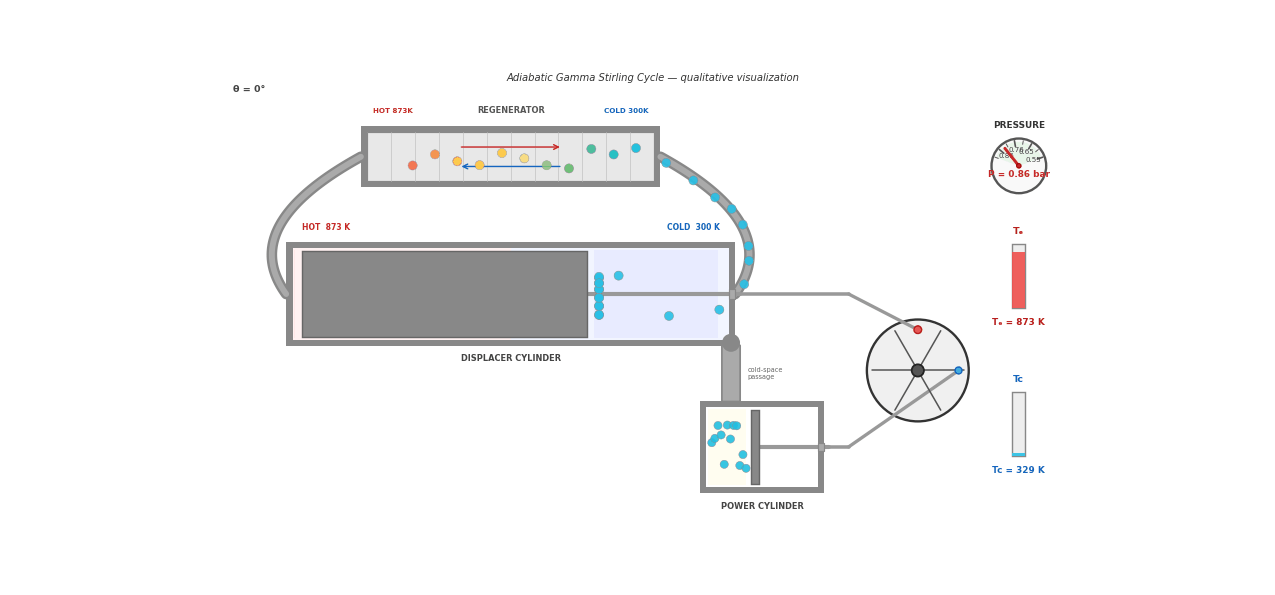
#> input picture Exports/Engine_Animation/engine_video/stirling_engine_animation.gif, 1275 x 595 px, found by its file name
$ python export_engine_with_pv_sync.py
#> lines starting #> are read from the running program, lines starting #| are printed output that depends on the picture
### physics_v10.py
"""
physics_v10.py — Stirling Engine core physics
=============================================
Pure physics module: no Streamlit, no plotting.

v10 changes vs v9:
  - No-regenerator model fix: minimal connecting pipe replaces regen volume.
    W_pump = 0 and Q_cond = 0 without regen (no housing, no Ergun pressure drop).
    Q_miss = full M·Cv·ΔT (zero heat recovery).
  - Four new sweep functions: sweep_qin, frequency_torque_sweep,
    pressure_sweep, gas_comparison.
"""

import math
import numpy as np
from scipy.integrate import solve_ivp
from scipy.optimize import brentq

# ── Prototype defaults ───────────────────────────────────────────────────────
PROTOTYPE = {
    'D_displacer': 75.0,    # mm
    'S_displacer': 120.0,   # mm
    'D_power':     65.6,    # mm
    'S_power':     65.6,    # mm
    'phi_deg':     90.0,    # degrees
    'D_r':         40.0,    # mm
    'L_r':         236.0,   # mm
    'd_wire':      1.0,     # mm
    'porosity':    0.9,
    'gas':         'Air',
    'T_h':         873,     # K
    'T_k':         300,     # K
    'P_mean_bar':  1.0,     # bar
    'f':           10,      # Hz
    'eps_reg':     0.85,
    'h_reg':       300.0,   # W/m²K, effective gas-to-matrix heat transfer coefficient
    'eta_mech':    0.85,
    'C_leak':      0.02,
    'k_metal':     26.0,    # W/m·K
    't_wall':      2.0,     # mm
    # Fixed geometry (measured on prototype)
    'V_loop_cold': 6.7278e-5,   # m³
    'V_loop_hot':  7.1127e-5,   # m³
    'V_cle':       1.7671e-5,   # m³  (hot-side clearance)
    'V_clc':       7.2041e-5,   # m³  (cold-side clearance)
    'L_displacer': 0.235,       # m
    'gap':         0.00025,     # m   (radial clearance, displacer–cylinder)
    'P_ref':       1.0e5,       # Pa  (reference pressure for leakage)
    # Shuttle-loss geometry (hexagonal rod + graphite seal effective zone)
    'L_displacer_effective': 0.189,   # m
    'D_displacer_effective': 0.0726,  # m  (effective mean diameter)
}

# ── Gas properties ───────────────────────────────────────────────────────────
GASES = {
    'Air':      {'R': 287,  'Cv': 718,   'Cp': 1005,  'gamma': 1.4,   'mu': 2.7e-5, 'k_gas': 0.04},
    'Helium':   {'R': 2077, 'Cv': 3116,  'Cp': 5193,  'gamma': 1.667, 'mu': 3.4e-5, 'k_gas': 0.18},
    'Hydrogen': {'R': 4124, 'Cv': 10160, 'Cp': 14284, 'gamma': 1.406, 'mu': 1.4e-5, 'k_gas': 0.22},
}

# ── Unit conversion ──────────────────────────────────────────────────────────
def to_si(params):
    """Convert mm → m, bar → Pa."""
    p = dict(params)
    for key in ('D_displacer', 'S_displacer', 'D_power', 'S_power',
                'D_r', 'L_r', 'd_wire', 't_wall'):
        p[key] = params[key] * 1e-3
    p['P_mean'] = params['P_mean_bar'] * 1e5
    return p


# ── Geometry ─────────────────────────────────────────────────────────────────
def build_geometry(ps):
    """Compute derived volumes from SI parameters.

    V10 important rule:
    If L_r < 5 mm, this is the no-regenerator case.
    The regenerator is replaced by a realistic minimal connecting pipe.
    This must happen here, before Schmidt / adiabatic cycle calculation,
    so the thermodynamic cycle uses the correct dead volume.
    """
    g = dict(ps)
    A_d = math.pi * (ps['D_displacer'] / 2) ** 2
    A_p = math.pi * (ps['D_power']     / 2) ** 2
    g['V_swe']      = A_d * ps['S_displacer']
    g['V_swc']      = A_p * ps['S_power']
    g['phi']        = math.radians(ps['phi_deg'])
    g['V_k']        = ps.get('V_loop_cold', PROTOTYPE['V_loop_cold'])
    g['V_h']        = ps.get('V_loop_hot',  PROTOTYPE['V_loop_hot'])
    g['V_cle']      = ps.get('V_cle', PROTOTYPE['V_cle'])
    g['V_clc']      = ps.get('V_clc', PROTOTYPE['V_clc'])

    no_regen = ps.get('L_r', 1.0) < 5e-3

    if no_regen:
        # Minimal pipe instead of packed regenerator:
        # 14 mm diameter × 500 mm total length.
        D_pipe_min = 0.014
        L_pipe_min = 0.500
        V_pipe_min = math.pi * (D_pipe_min / 2) ** 2 * L_pipe_min

        g['no_regen']   = True
        g['V_r_only']   = V_pipe_min
        g['V_r']        = V_pipe_min
        g['V_r_lumped'] = g['V_k'] + V_pipe_min + g['V_h']

        # Keep these keys available so compute_losses does not break.
        g['L_r']        = L_pipe_min
        g['D_r']        = D_pipe_min
        g['porosity']   = 1.0
        g['d_wire']     = ps.get('d_wire', 1e-3)
    else:
        g['no_regen']   = False
        g['V_r_only']   = math.pi * (ps['D_r'] / 2) ** 2 * ps['L_r'] * ps['porosity']
        g['V_r']        = g['V_r_only']
        g['V_r_lumped'] = g['V_k'] + g['V_r_only'] + g['V_h']

    return g


def _vol_arrays(geom, theta):
    """Instantaneous expansion (V_e) and compression (V_c) volumes [m³]."""
    V_e = geom['V_cle'] + (geom['V_swe'] / 2) * (1 + np.cos(theta))
    V_c = (geom['V_clc']
           + (geom['V_swc'] / 2) * (1 + np.cos(theta - geom['phi']))
           + (geom['V_swe'] / 2) * (1 - np.cos(theta)))
    return V_e, V_c


# ── Schmidt (isothermal) cycle ────────────────────────────────────────────────
def schmidt_cycle(geom, gas, P_target):
    """
    Closed-form isothermal (Schmidt) analysis.
    Returns result dict including M (gas mass, shared reference for adiabatic).
    """
    theta = np.deg2rad(np.arange(361))
    V_e, V_c = _vol_arrays(geom, theta)
    T_h, T_k = gas['T_h'], gas['T_k']
    T_r = (T_h - T_k) / math.log(T_h / T_k)   # log-mean temperature
    Sigma = V_c / T_k + geom['V_r_lumped'] / T_r + V_e / T_h
    M     = P_target / (gas['R'] * (1.0 / Sigma).mean())
    P     = M * gas['R'] / Sigma
    return dict(
        theta=theta, V_e=V_e, V_c=V_c, P=P,
        T_c=np.full_like(theta, T_k),
        T_e=np.full_like(theta, T_h),
        M=M, T_r=T_r, model='Schmidt (Isothermal)'
    )


# ── Adiabatic cycle (Urieli-Berchowitz, mass-flow upwind) ────────────────────
# [98 lines left out: functions _adiabatic_rhs, adiabatic_cycle, not called in this run]


# ── Regenerator NTU effectiveness ─────────────────────────────────────────────
def regenerator_effectiveness_ntu(result, geom, gas, params_si, eps_input):
    """
    Estimate effective regenerator effectiveness from geometry using a simple NTU model.

    Physical chain:
        geometry -> matrix surface area -> UA -> NTU -> epsilon_reg_effective

    This prevents the optimizer from treating a nearly empty/short regenerator as
    if it still had high heat recovery effectiveness.
    """
    try:
        D_r = float(geom.get('D_r', params_si.get('D_r', 0.04)))
        L_r = float(geom.get('L_r', params_si.get('L_r', 0.236)))
        d_wire = float(geom.get('d_wire', params_si.get('d_wire', 0.001)))
        porosity = float(geom.get('porosity', params_si.get('porosity', 0.90)))

        # No-regenerator / invalid geometry
        if L_r < 5e-3 or D_r <= 0 or d_wire <= 0:
            return 0.0, 0.0, 0.0, 0.0, 0.0

        porosity = min(max(porosity, 0.01), 0.995)

        # Bulk volume of the packed matrix envelope
        V_reg_bulk = math.pi * (D_r / 2.0) ** 2 * L_r

        # Approximate wire/mesh surface area:
        # A/V ≈ 4/d_wire for cylindrical wires
        A_surface = 4.0 * (1.0 - porosity) * V_reg_bulk / max(d_wire, 1e-9)

        # Effective gas-to-matrix heat transfer coefficient.
        # This is intentionally an engineering calibration parameter.
        h_reg = float(params_si.get('h_reg', PROTOTYPE.get('h_reg', 300.0)))

        UA = h_reg * A_surface

        M = float(result.get('M', 0.0))
        f = float(params_si.get('f', 10.0))
        cp = float(gas.get('Cp', gas.get('cp', 1005.0)))

        # Approximate oscillating mass flow through regenerator.
        # Two directional transfers per cycle: hot->cold and cold->hot.
        m_dot_reg = 2.0 * M * f

        NTU = UA / max(m_dot_reg * cp, 1e-12)

        eps_ntu = 1.0 - math.exp(-max(NTU, 0.0))

        # eps_input is treated as an upper-limit / material-quality cap.
        eps_eff = min(float(eps_input), 0.98, max(0.0, eps_ntu))

        return eps_eff, NTU, A_surface, UA, m_dot_reg

    except Exception:
        # Fail-safe: do not crash the simulator; fall back to conservative low effectiveness.
        return 0.0, 0.0, 0.0, 0.0, 0.0


# [65 lines left out: function adiabatic_cycle_match_pressure, not called in this run]


# ── Loss model ────────────────────────────────────────────────────────────────
def compute_losses(result, geom, gas, params_si, losses_flags):
    """
    Compute all loss components and shaft power.

    v10 no-regen fix:
      When L_r < 5 mm (no regenerator), model a minimal connecting pipe
      (14 mm dia × 500 mm long). W_pump = 0 (no Ergun), Q_cond = 0 (no housing),
      Q_miss = full M·Cv·ΔT (zero heat recovery).
    """
    V_e, V_c, P = result['V_e'], result['V_c'], result['P']
    M = result['M']
    dV_e  = np.diff(V_e); dV_c = np.diff(V_c)
    P_mid = 0.5 * (P[:-1] + P[1:])
    W_e     = float(np.sum(P_mid * dV_e))
    W_c     = float(np.sum(P_mid * dV_c))
    W_cycle = W_e + W_c
    P_mean  = float(P.mean())

    out = {
        'W_cycle': W_cycle, 'W_e_cycle': W_e, 'W_c_cycle': W_c,
        'P_mean': P_mean, 'P_max': float(P.max()), 'P_min': float(P.min()),
        'T_e_max': float(result['T_e'].max()), 'T_e_min': float(result['T_e'].min()),
        'T_c_max': float(result['T_c'].max()), 'T_c_min': float(result['T_c'].min()),
        'M': M,
    }

    # ── No-regenerator mode ───────────────────────────────────────────────────
    # L_r < 5 mm means no regen. Minimal connecting pipe replaces regen volume:
    # 14 mm diameter × 500 mm long — realistic minimum for external connecting pipes.
    no_regen = params_si.get('L_r', 1.0) < 5e-3

    eps_reg_input = float(params_si.get('eps_reg', 0.85))

    if no_regen:
        D_pipe_min = 0.014   # m
        L_pipe_min = 0.500   # m
        V_pipe_min = math.pi * (D_pipe_min / 2) ** 2 * L_pipe_min
        geom = dict(geom)   # local copy — do not mutate caller's geom
        geom['V_r']        = V_pipe_min
        geom['V_r_lumped'] = geom['V_k'] + V_pipe_min + geom['V_h']
        eps_reg_eff    = 0.0
        regen_NTU      = 0.0
        regen_A_surf   = 0.0
        regen_UA       = 0.0
        regen_mdot     = 0.0
        W_pump_override = True
        Q_cond_override = True
    else:
        eps_reg_eff, regen_NTU, regen_A_surf, regen_UA, regen_mdot = regenerator_effectiveness_ntu(
            result, geom, gas, params_si, eps_reg_input
        )
        W_pump_override = False
        Q_cond_override = False

    out['eps_reg_input']     = eps_reg_input
    out['eps_reg_effective'] = eps_reg_eff
    out['NTU_reg']           = regen_NTU
    out['A_surface_reg']     = regen_A_surf
    out['UA_reg']            = regen_UA
    out['m_dot_reg']         = regen_mdot

    # ── Flow resistance (Ergun equation, packed-bed regenerator) ─────────────
    if no_regen or W_pump_override:
        out['W_pump'] = 0.0
    elif losses_flags.get('flow', True):
        eps = geom['porosity']; d_w = geom['d_wire']
        A_r = math.pi * (geom['D_r'] / 2) ** 2
        R_v = 150 * (1 - eps) ** 2 / (eps ** 3 * d_w ** 2)
        R_i = 1.75 * (1 - eps)    / (eps ** 3 * d_w)

        n_steps = len(result['theta']) - 1
        dtheta  = (2 * math.pi) / n_steps
        dt      = dtheta / (2 * math.pi * params_si['f'])
        Vdot    = dV_e / dt

        u    = Vdot / (A_r * eps)
        rho  = P_mid / (gas['R'] * result['T_r'])
        dPdr = geom['L_r'] * (R_v * gas['mu'] * u + R_i * rho * u * np.abs(u))
        out['W_pump'] = float(np.sum(np.abs(dPdr * dV_e)))
    else:
        out['W_pump'] = 0.0

    # v8 NEGATIVE-LOSS CLAMP
    if W_cycle <= 0:
        out['W_pump']       = 0.0
        out['W_leak']       = 0.0
        out['W_mech_loss']  = 0.0
        out['W_shaft']      = 0.0
        out['P_brake']      = 0.0
        out['Q_e']          = W_e
        out['Q_miss']       = 0.0
        out['Q_cond']       = 0.0; out['Q_cond_W'] = 0.0
        out['Q_shuttle']    = 0.0; out['Q_shuttle_W'] = 0.0
        out['Q_in']         = max(W_e, 0.0)
        out['Q_in_W']       = out['Q_in'] * params_si['f']
        out['eta_brake']    = 0.0
        out['eta_carnot']   = 1 - gas['T_k'] / gas['T_h']
        out['frac_carnot']  = 0.0
        out['feasible']     = False
        return out

    out['W_pump'] = min(out['W_pump'], W_cycle)
    W_after_flow  = W_cycle - out['W_pump']

    # ── Seal leakage ─────────────────────────────────────────────────────────
    if losses_flags.get('leakage', True):
        out['W_leak'] = W_after_flow * params_si['C_leak'] * (P_mean / params_si['P_ref'])
    else:
        out['W_leak'] = 0.0

    W_after_leak = W_after_flow - out['W_leak']

    # ── Mechanical friction ───────────────────────────────────────────────────
    if losses_flags.get('mechanical', True):
        out['W_mech_loss'] = W_after_leak * (1 - params_si['eta_mech'])
    else:
        out['W_mech_loss'] = 0.0

    out['W_shaft'] = W_after_leak - out['W_mech_loss']
    out['P_brake'] = out['W_shaft'] * params_si['f']

    # ── Heat input ────────────────────────────────────────────────────────────
    out['Q_e'] = W_e

    # ── Regenerator imperfection heat loss ────────────────────────────────────
    # Use the gas mass that is actually shuttled through the regenerator,
    # not the full total gas mass M. Using full M is an aggressive upper bound
    # and can strongly overestimate Q_miss.
    if 'm_e' in result:
        m_shuttled = float(np.max(result['m_e']) - np.min(result['m_e']))
    else:
        # Kinematic Schmidt fallback: estimate exchanged mass fraction from
        # displacer swept volume relative to total active gas volume.
        denom = geom['V_swe'] + geom['V_swc'] + geom['V_r_lumped']
        m_shuttled = M * (geom['V_swe'] / denom) if denom > 0 else 0.0

    # Clamp to physically reasonable bounds.
    m_shuttled = max(0.0, min(float(m_shuttled), float(M)))
    out['m_shuttled'] = m_shuttled

    if losses_flags.get('regen_imp', True):
        if no_regen:
            # No heat recovery: all shuttled gas must be reheated each cycle.
            out['Q_miss'] = m_shuttled * gas['Cv'] * (gas['T_h'] - gas['T_k'])
        else:
            out['Q_miss'] = m_shuttled * gas['Cv'] * (gas['T_h'] - gas['T_k']) * (1 - eps_reg_eff)
    else:
        out['Q_miss'] = 0.0

    # ── Wall conduction ───────────────────────────────────────────────────────
    if no_regen or Q_cond_override:
        out['Q_cond']   = 0.0
        out['Q_cond_W'] = 0.0
    elif losses_flags.get('wall_cond', True):
        L_r_m  = geom['L_r']
        D_out  = geom['D_r'] + 2 * params_si['t_wall']
        A_ring = math.pi * ((D_out / 2) ** 2 - (geom['D_r'] / 2) ** 2)
        out['Q_cond_W'] = (params_si['k_metal'] * A_ring
                           * (gas['T_h'] - gas['T_k']) / L_r_m)
        out['Q_cond']   = out['Q_cond_W'] / params_si['f']
    else:
        out['Q_cond'] = 0.0; out['Q_cond_W'] = 0.0

    # ── Shuttle heat loss ─────────────────────────────────────────────────────
    if losses_flags.get('shuttle', True):
        k_g   = gas['k_gas']
        A_bore = math.pi * (params_si['D_displacer'] / 2) ** 2
        S_d    = geom['V_swe'] / A_bore
        L_eff  = params_si.get('L_displacer_effective', PROTOTYPE['L_displacer_effective'])
        gap    = params_si.get('gap', PROTOTYPE['gap'])
        D_eff  = params_si.get('D_displacer_effective', PROTOTYPE['D_displacer_effective'])
        Q_shuttle_W = (k_g * S_d ** 2 * math.pi * D_eff
                       / (8.0 * gap * L_eff)
                       * (gas['T_h'] - gas['T_k']))
        out['Q_shuttle_W'] = Q_shuttle_W
        out['Q_shuttle']   = Q_shuttle_W / params_si['f']
    else:
        out['Q_shuttle']   = 0.0
        out['Q_shuttle_W'] = 0.0

    out['Q_in']      = out['Q_e'] + out['Q_miss'] + out['Q_cond'] + out['Q_shuttle']
    out['Q_in_W']    = out['Q_in'] * params_si['f']
    out['eta_brake'] = out['W_shaft'] / out['Q_in'] if out['Q_in'] > 0 else 0.0
    out['eta_carnot']  = 1 - gas['T_k'] / gas['T_h']
    out['frac_carnot'] = (out['eta_brake'] / out['eta_carnot']
                          if out['eta_carnot'] > 0 else 0.0)
    out['feasible']  = True
    return out


# ── Top-level simulate() ──────────────────────────────────────────────────────
def simulate(params, model='schmidt', losses_flags=None):
    """
    Run Schmidt and/or Adiabatic cycle, apply loss model.
    Schmidt uses P_target directly. Adiabatic adjusts gas mass so mean(P) = P_target.

    Returns dict with keys: result, losses, geom, gas, params, params_si,
                            losses_flags, model, M_schmidt.
    Returns None on solver failure.
    """
    if losses_flags is None:
        losses_flags = dict(flow=True, regen_imp=True, mechanical=True,
                            wall_cond=True, leakage=True, shuttle=True)

    params_si  = to_si(params)
    geom       = build_geometry(params_si)
    gas        = dict(GASES[params['gas']])
    gas['T_h'] = params['T_h']
    gas['T_k'] = params['T_k']
    P_target   = params_si['P_mean']

    result_s  = schmidt_cycle(geom, gas, P_target)
    M_schmidt = result_s['M']

    if model == 'schmidt':
        result = result_s
    else:
        result = adiabatic_cycle_match_pressure(geom, gas, P_target, M_schmidt)
        if result is None:
            return None

    losses_out = compute_losses(result, geom, gas, params_si, losses_flags)
    return dict(
        result=result, losses=losses_out,
        geom=geom, gas=gas,
        params=params, params_si=params_si,
        losses_flags=losses_flags, model=model,
        M_schmidt=M_schmidt,
    )


# ── Bi-directional solver: fixed heat input → find T_h ───────────────────────
# [81 lines left out: functions simulate_fixed_heat, validate_mass_conservation, validate_first_law, not called in this run]


def validate_carnot(losses):
    """η_brake ≤ η_Carnot."""
    return losses['eta_brake'], losses['eta_carnot'], losses['eta_brake'] <= losses['eta_carnot']


# [176 lines left out: functions validate_pressure_scaling, sweep_qin, frequency_torque_sweep, pressure_sweep, gas_comparison, not called in this run]

### Exports/Combined_Engine_PV/export_engine_with_pv_sync.py
"""
export_engine_with_pv_sync.py
─────────────────────────────
Combines the Stirling engine animation (left) with the P-V diagram
animation (right) into a single synchronized MP4.

Strategy:
  • Engine frames  – extracted from the existing engine GIF
                     (engine_video/stirling_engine_animation.gif, 60 frames)
  • P-V frames     – rendered fresh from physics_v10 simulation data
  • Compositing    – PIL side-by-side per frame, piped to ffmpeg

Phase alignment (both panels share the same mapping):
  frame i  →  θ = 360° · i / N_FRAMES
  frame 0  → θ =   0°
  frame 15 → θ =  90°
  frame 30 → θ = 180°
  frame 45 → θ = 270°

Outputs:
  engine_with_pv_sync.mp4
  engine_with_pv_sync_60sec.mp4  (60-second loop)
"""

import io
import math
import subprocess
import sys

import numpy as np
import matplotlib
matplotlib.use("Agg")
import matplotlib.pyplot as plt
from PIL import Image

from physics_v10 import PROTOTYPE, GASES, to_si, build_geometry, simulate

# ── Constants ────────────────────────────────────────────────────────────────
N_FRAMES   = 60
FPS        = 20
GIF_PATH   = "engine_video/stirling_engine_animation.gif"
OUT_MP4    = "engine_with_pv_sync.mp4"
OUT_60SEC  = "engine_with_pv_sync_60sec.mp4"

PV_WIDTH_PX  = 700   # P-V panel width  (pixels at 100 dpi)
PV_HEIGHT_PX = 560   # P-V panel height

# ── Simulation ────────────────────────────────────────────────────────────────
params = dict(PROTOTYPE)
params['eps_reg'] = 0.85

losses_flags = dict(
    flow=True, regen_imp=True, mechanical=True,
    wall_cond=True, leakage=True, shuttle=True,
)

print("Running simulation …")
sim = simulate(params, model='schmidt', losses_flags=losses_flags)
if sim is None:
    sys.exit("Simulation failed.")

R    = sim['result']
geom = sim['geom']

theta = R['theta']   # radians, shape (N_SIM,)
P     = R['P']       # Pa
V_e   = R['V_e']     # m³
V_c   = R['V_c']     # m³

N_SIM = len(theta)

# Volume — same definition as the app P-V plot
dead_vol_cm3 = (geom.get('V_k', 0) + geom.get('V_r', 0) + geom.get('V_h', 0)) * 1e6
V_tot_cm3    = (V_e + V_c) * 1e6 + dead_vol_cm3
P_bar        = P / 1e5

# Map each animation frame → nearest simulation index
frame_to_sim = [round(i * N_SIM / N_FRAMES) % N_SIM for i in range(N_FRAMES)]

# Stage points at 0°, 90°, 180°, 270°
stage_angles_deg = [0, 90, 180, 270]
stage_labels     = ["1", "2", "3", "4"]
stage_colors     = ['#1565C0', '#2E7D32', '#C62828', '#E65100']
stage_sim_idx    = [round(a / 360 * N_SIM) % N_SIM for a in stage_angles_deg]
stage_V          = [V_tot_cm3[i] for i in stage_sim_idx]
stage_P          = [P_bar[i]     for i in stage_sim_idx]

# ── Load engine GIF frames ────────────────────────────────────────────────────
print(f"Loading engine GIF: {GIF_PATH}")
gif = Image.open(GIF_PATH)
#> gif is the input picture: PIL image 1275x595 P; mean R, G, B 245.3, 245.3, 245.6
if gif.n_frames != N_FRAMES:
    sys.exit(f"GIF has {gif.n_frames} frames, expected {N_FRAMES}.")

engine_frames = []
for i in range(N_FRAMES):
    gif.seek(i)
    engine_frames.append(gif.convert("RGB"))
#> gif: PIL image 1275x595 RGB
#> after the loop, engine_frames = 60 items

ENG_W, ENG_H = engine_frames[0].size
print(f"Engine frame size: {ENG_W}×{ENG_H}")
#| Engine frame size: 1275×595

# ── Build static P-V figure (axes, loop, stage markers) ──────────────────────
DPI = 100
fig_pv, ax_pv = plt.subplots(figsize=(PV_WIDTH_PX / DPI, PV_HEIGHT_PX / DPI), dpi=DPI)
fig_pv.patch.set_facecolor('white')
ax_pv.set_facecolor('white')

ax_pv.plot(V_tot_cm3, P_bar, color='#1565C0', lw=2.0, zorder=2)
ax_pv.fill(V_tot_cm3, P_bar, alpha=0.08, color='#1565C0', zorder=1)

for V_s, P_s, lbl, col in zip(stage_V, stage_P, stage_labels, stage_colors):
    ax_pv.scatter(V_s, P_s, s=90, color=col, zorder=5,
                  edgecolors='white', linewidths=1.0)
    ax_pv.annotate(
        lbl,
        xy=(V_s, P_s),
        xytext=(6, 6),
        textcoords='offset points',
        fontsize=10,
        fontweight='bold',
        color=col,
        zorder=6,
    )

ax_pv.set_xlabel("Volume",   fontsize=12)
ax_pv.set_ylabel("Pressure", fontsize=12)
ax_pv.tick_params(labelbottom=False, labelleft=False)
ax_pv.grid(alpha=0.25, linestyle='--')
for spine in ax_pv.spines.values():
    spine.set_linewidth(0.8)
    spine.set_color('#AAAAAA')

# Moving dot
dot, = ax_pv.plot([], [], 'o', color='#FF6F00', markersize=11, zorder=7,
                  markeredgecolor='white', markeredgewidth=1.5)

plt.tight_layout(pad=1.4)

# ── Helper: render P-V frame i as PIL Image ───────────────────────────────────
def render_pv_frame(i: int) -> Image.Image:
#> called with i = 0
    idx = frame_to_sim[i]
    dot.set_data([V_tot_cm3[idx]], [P_bar[idx]])
    buf = io.BytesIO()
    fig_pv.savefig(buf, format='png', dpi=DPI, bbox_inches='tight')
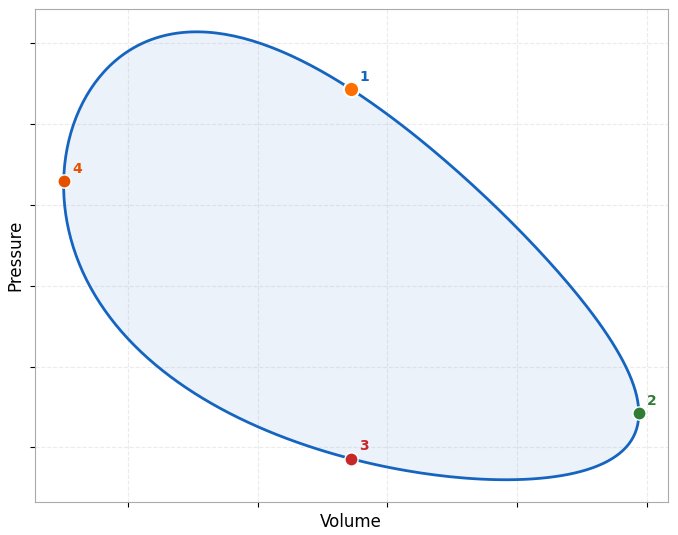
#> figure drawn by matplotlib, 1 panel
    buf.seek(0)
    return Image.open(buf).convert("RGB")
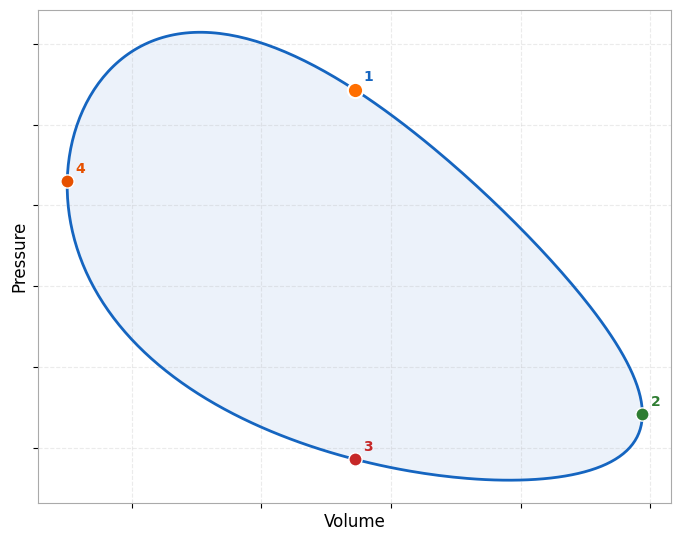
#> returned value: PIL image 681x541 RGB; mean R, G, B 242.4, 245.9, 250.4

# Render a test frame to get exact P-V output size
_test = render_pv_frame(0)
PV_W, PV_H = _test.size
print(f"P-V frame size:    {PV_W}×{PV_H}")
#| P-V frame size:    681×541
#> (the rest of the program and of its run is left out)
